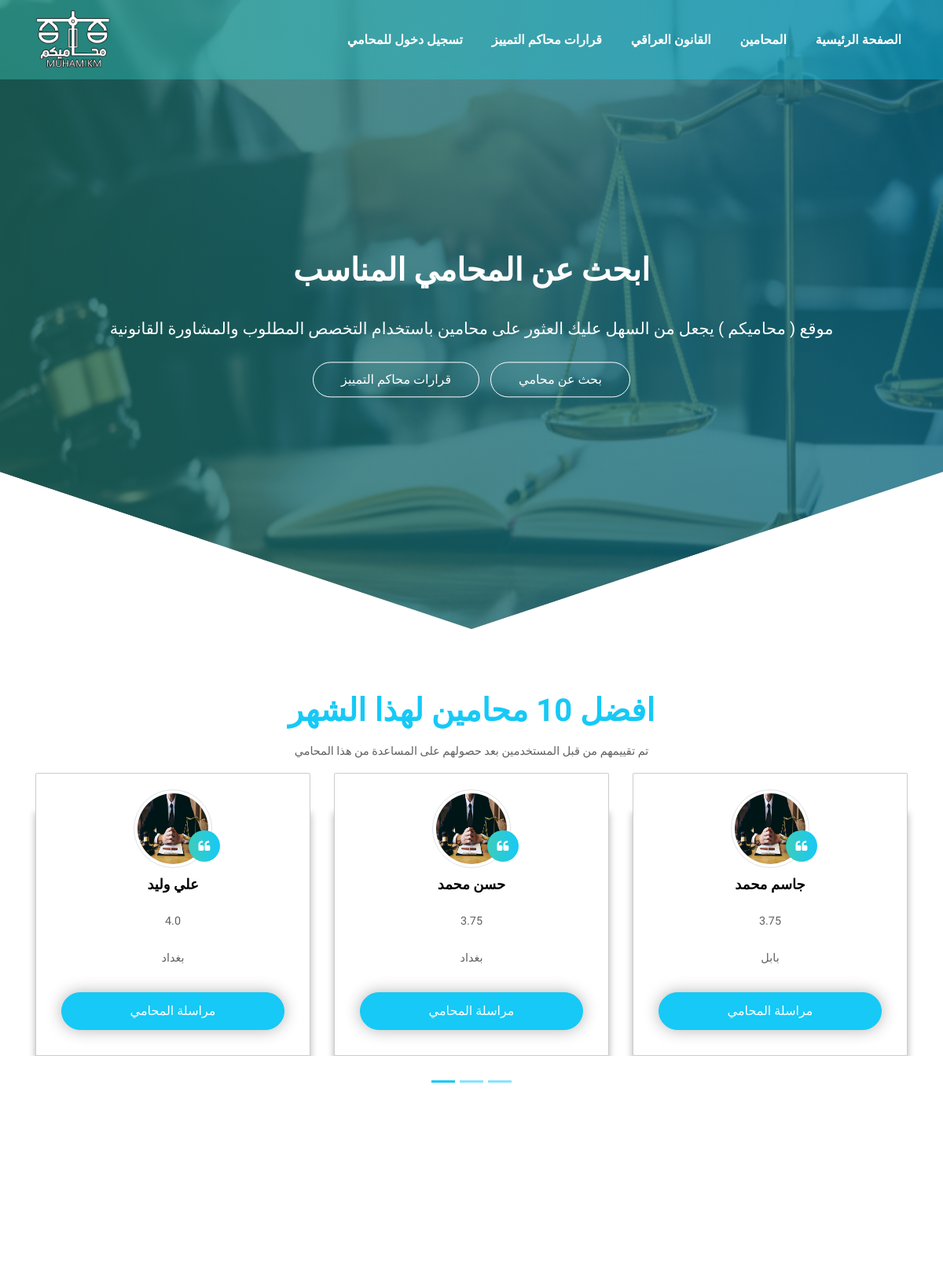
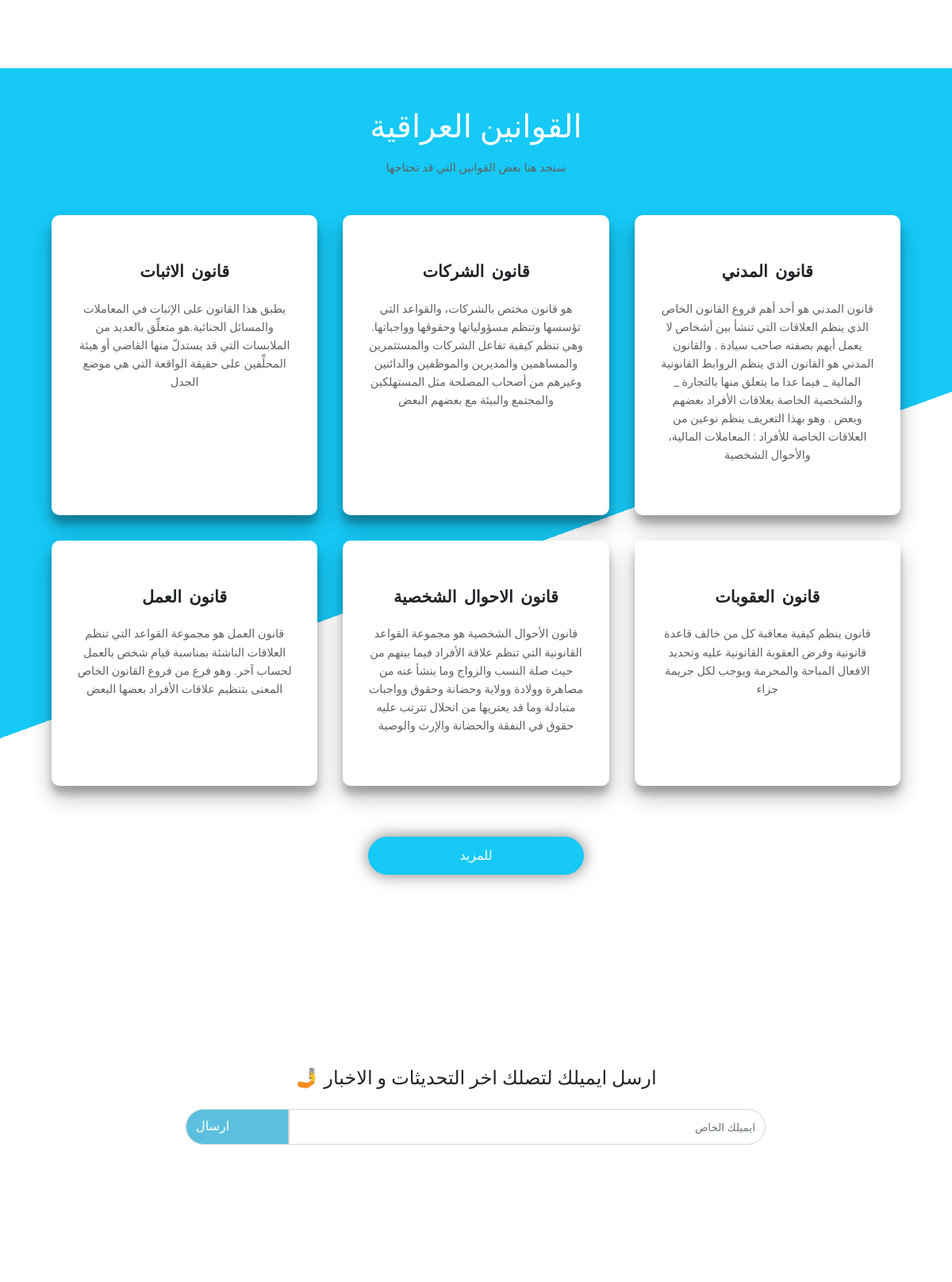
The page / (upper part) on the database its author committed (2 pictures, top to bottom).
### tables this page shows
CREATE TABLE "lawyers" (
	"id"	INTEGER NOT NULL UNIQUE,
	"name"	TEXT,
	"password"	TEXT,
	"number"	TEXT,
	"email"	TEXT,
	"city"	TEXT,
	"gmaps link"	TEXT,
	"picture"	TEXT,
	"license"	TEXT,
	"specialization"	INTEGER,
	"years of experince"	INTEGER,
	"verfied"	INTEGER,
	"total_rating"	REAL,
	PRIMARY KEY("id" AUTOINCREMENT)
);

CREATE TABLE "iraqi_law" (
	"subject"	TEXT,
	"law"	TEXT,
	"description"	TEXT,
	"law_id"	INTEGER NOT NULL UNIQUE,
	PRIMARY KEY("law_id" AUTOINCREMENT)
);

### app.py (the view)
@app.route("/")
def index():
    lawyers = db.execute("SELECT name,total_rating ,city FROM lawyers ORDER BY total_rating DESC LIMIT 10 ")
    result = db.execute("SELECT subject,description,law_id FROM iraqi_law ")
    return render_template("home.html",len= len(result), result=result , head="القانون العراقي", link="laws" , lawyer =lawyers)

### templates/home.html (shortened to what this page needs)
<!DOCTYPE html>
<html lang="en">
<head>
    <link rel="stylesheet" href="/static/home.css">
    <link rel="stylesheet" href="https://cdnjs.cloudflare.com/ajax/libs/font-awesome/4.7.0/css/font-awesome.min.css"
 />
    <link rel="stylesheet" href="https://maxcdn.bootstrapcdn.com/bootstrap/4.5.2/css/bootstrap.min.css">
</head>
<body>
    <div class="header" id="topheader">
        <nav class="navbar navbar-expand-lg navbar-dark fixed-top">
            <div class="container">
                <img class="navbar-brand" src="/static/img/photo_2021-01-30_14-48-09-Recovered.png" style="width: 6rem;">
                <div class="collapse navbar-collapse" id="navbarSupportedContent">
                    <ul class="navbar-nav ml-auto">
                        <li class="nav-item">
                            <a class="nav-link" href="https://mohamikm.herokuapp.com/login">تسجيل دخول للمحامي <span class="sr-only">(current)</span></a>
                        </li>
                        <li class="nav-item">
                            <a class="nav-link" href="#"> قرارات محاكم التمييز<span class="sr-only">(current)</span></a>
                        </li>
                        <li class="nav-item">
                            <a class="nav-link" href="https://mohamikm.herokuapp.com/laws"> القانون العراقي<span class="sr-only">(current)</span></a>
                        </li>
                        <li class="nav-item">
                            <a class="nav-link" href="https://mohamikm.herokuapp.com/lawyers-search">المحامين <span class="sr-only">(current)</span></a>
                        </li>
                        <li class="nav-item active">
                            <a class="nav-link" href="https://mohamikm.herokuapp.com/">الصفحة الرئيسية <span class="sr-only">(current)</span></a>
                        </li>
                    </ul>
                </div>
            </div>
        </nav>
        <section class="header-section">
            <div class="center-div">
                <h1 class="font-weight-bold">
                    ابحث عن المحامي المناسب
                </h1>
                <p> موقع ( محاميكم ) يجعل من السهل عليك العثور على محامين باستخدام
                    التخصص المطلوب والمشاورة القانونية
                </p>
                <div class="header-buttons">
                    <a href="https://mohamikm.herokuapp.com/lawyers-search">بحث عن محامي</a>
                    <a href="#">قرارات محاكم التمييز</a>
                </div>
            </div>
        </section>
    </div>
    <section class="top-teen">
        <div class="container headings text-center">
            <h1 class="text-center font-weight-bold" style="color:  #16c9f6;">افضل 10 محامين لهذا الشهر</h1>
            <p class="pt-2">تم تقييمهم من قبل المستخدمين بعد حصولهم على المساعدة من هذا المحامي</p>
        </div>
        <div id="demo" class="carousel slide" data-ride="carousel">
            <ul class="carousel-indicators">
                <li data-target="#demo" data-slide-to="0" class="active"></li>
                <li data-target="#demo" data-slide-to="1"></li>
                <li data-target="#demo" data-slide-to="2"></li>
            </ul>
            <div class="carousel-inner container">
                <div class="carousel-item active">
                    <div class="row">
                        {% for i in range(3) %}
                        <div class="col-lg-4 col-md-4 col-12">
                            <div class="box">
                                <a class="img" href="#"><img src="/static/img/criminal.jpg"
                                        class="img-fluidi img-thumbnail"></a>
                                <h1> {{ lawyer[i]["name"] }} </h1>
                                <p class="m-4"> {{ lawyer[i]["total_rating"] }}</p>
                                <p class="m-4"> {{ lawyer[i]["city"] }}</p>
                                <div class="topteen-button">
                                    <a href="#"> مراسلة المحامي </a>
                                </div>
                            </div>
                        </div>
                        {%endfor%}
                    </div>
                </div>
            </div>
            <a class="carousel-control-prev" href="#demo" data-slide="prev">
                <span class="carousel-control-prev-icon"></span>
            </a>
            <a class="carousel-control-next" href="#demo" data-slide="next">
                <span class="carousel-control-next-icon"></span>
            </a>
        </div>
    </section>
    <section class="header-extradiv">
        <div class="container">
            <h1><span class="text-white">القوانين العراقية</span></h1>
            <p class="pt-2" style="margin-bottom: 3rem;">ستجد هنا بعض القوانين التي قد تحتاجها </p>
            <div class="cards">
                {%for i in range(6)%}
                <div class="extra-div">
                    <h2>{{ result[i]["subject"] }}</h2>
                    <p>{{ result[i]["description"] }}</p>
                </div>
                {%endfor%}
                <div></div>
                <div class="cards-button">
                    <a href="https://mohamikm.herokuapp.com/laws"> للمزيد </a>
                </div>
                <div></div>
            </div>
        </div>
    </section>
    <section class="upper-footer" id="upperfooterid">
        <div class="container headings text-center">
            <h1 class="text-center mb-4" style="font-size: 1.5rem;"> 🤳 ارسل ايميلك لتصلك اخر التحديثات و الاخبار</h1>
        </div>
        <div class="container">
            <div class="row">
                <div class="col-lg-8 offset-lg-2 col-12">
                    <div class="input-group mb-3">
                        <div class="input-group-append">
                            <span class="input-group-text">ارسال</span>
                        </div>
                        <input type="text" class="form-control upperfooter" placeholder="ايميلك الخاص">
                    </div>
                </div>
            </div>
        </div>
    </section>
</body>
</html>

### rows shown on the page
lawyers: name "علي وليد", total_rating "4.0", city "بغداد"
lawyers: name "حسن محمد", total_rating "3.75", city "بغداد"
lawyers: name "جاسم محمد", total_rating "3.75", city "بابل"
iraqi_law: subject "قانون الاثبات", description "يطبق هذا القانون على الإثبات في المعاملات والمسائل الجنائية.هو متعلِّق بالعديد من الملابسات التي قد يستدلّ منها القاضي أو هيئة المحلِّفين على حقيقة الواقعة التي هي موضع الجدل"
iraqi_law: subject "قانون الشركات", description "هو قانون مختص بالشركات، والقواعد التي تؤسسها وتنظم مسؤولياتها وحقوقها وواجباتها. وهي تنظم كيفية تفاعل الشركات والمستثمرين والمساهمين والمديرين والموظفين والدائنين وغيرهم من أصحاب المصلحة مثل المستهلكين والمجتمع والبيئة مع بعضهم البعض"
iraqi_law: subject "قانون المدني", description "قانون المدني هو أحد أهم فروع القانون الخاص الذي ينظم العلاقات التي تنشأ بين أشخاص لا يعمل أيهم بصفته صاحب سيادة . والقانون المدني هو القانون الذي ينظم الروابط القانونية المالية _ فيما عدا ما يتعلق منها بالتجارة _ والشخصية الخاصة بعلاقات الأفراد بعضهم وبعض . وهو بهذا التعريف ينظم نوعين من العلاقات الخاصة للأفراد : المعاملات المالية، والأحوال الشخصية"
iraqi_law: subject "قانون العمل", description "قانون العمل هو مجموعة القواعد التي تنظم العلاقات الناشئة بمناسبة قيام شخص بالعمل لحساب آخر. وهو فرع من فروع القانون الخاص المعنى بتنظيم علاقات الأفراد بعضها البعض"
iraqi_law: subject "قانون الاحوال الشخصية", description "قانون الأحوال الشخصية هو مجموعة القواعد القانونية التي تنظم علاقة الأفراد فيما بينهم من حيث صلة النسب والزواج وما ينشأ عنه من مصاهرة وولادة وولاية وحضانة وحقوق وواجبات متبادلة وما قد يعتريها من انحلال تترتب عليه حقوق في النفقة والحضانة والإرث والوصية"
iraqi_law: subject "قانون العقوبات", description "قانون ينظم كيفية معاقبة كل من خالف قاعدة قانونية وفرض العقوبة القانونية عليه وتحديد الافعال المباحة والمحرمة ويوجب لكل جريمة جزاء"
